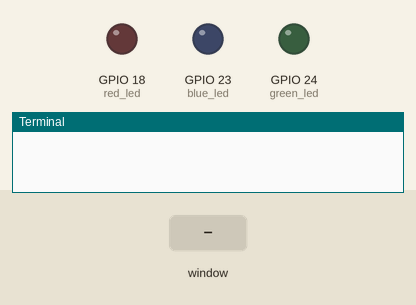
A program run on a simulated Raspberry Pi (BCM pin numbers). Parts: output pins drawn as LEDs (lit = HIGH), the last lines printed to the terminal. The inputs (shaded band) are chosen by the test bench. The desktop window is not drawn, its controls go by their first labels and the mouse button is held 0.15 s. At 5.8 s the program stops and its outputs stay as they are.

Above: at 1.2 s.
1.3 s: control labelled "Red LED" in the window clicked
At 1.8 s:
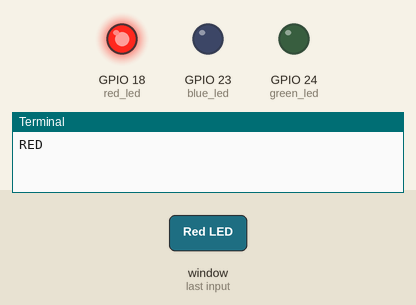
2.8 s: control labelled "Blue LED" in the window clicked
At 4.0 s:
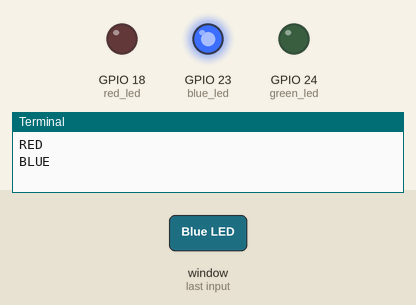
4.3 s: control labelled "Green LED" in the window clicked
At 5.3 s:
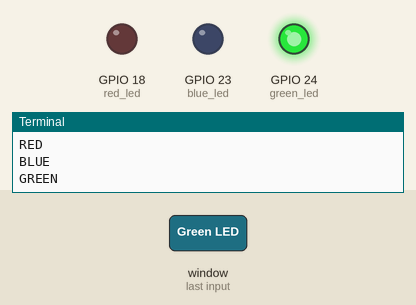
5.8 s: control labelled "Exit" in the window clicked
At 6.4 s:
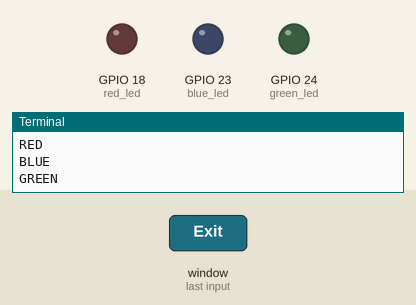
Timing chart, 0 to 7.3 s (numbered marks = the images above; inputs shaded):
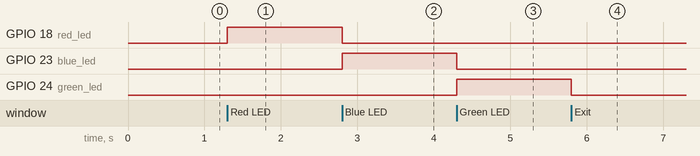

The program:

Task_5_2C_217330237.py
```python
import RPi.GPIO as GPIO
import time
from tkinter import *
import tkinter.font
from gpiozero import LED


# USE GPIO NUMBERS NOT PIN NUMBERS
GPIO.setmode(GPIO.BCM)

# PIN DEFINITION
red_led = LED(18)
blue_led = LED(23)
green_led = LED(24)

# GUI DEFINITIONS
win = Tk()
win.title("5.2C RPI - Making a GUI")
myFont = tkinter.font.Font(family = 'Arial', size = 12, weight = "bold")

topFrame = Frame(win)
topFrame.pack(side = TOP)
bottomFrame = Frame(win)
bottomFrame.pack(side = BOTTOM)

#VARIABLE DEFINITIONS
rad = StringVar()

# EVENT FUNCTIONS

def red_ledOn():
        radio_button_label.config(text = rad.get() + " LED radio button is selected")

        red_led.on()
        blue_led.off()
        green_led.off()

        print("RED")


def blue_ledOn():
        radio_button_label.config(text = rad.get() + " LED radio button is selected")

        red_led.off()
        blue_led.on()
        green_led.off()

        print("BLUE")

def green_ledOn():
        radio_button_label.config(text = rad.get() + " LED radio button is selected")

        red_led.off()
        blue_led.off()
        green_led.on()

        print("GREEN")

def close():
    GPIO.cleanup()
    win.destroy()

# WIDGETS

radio_button_label = Label(topFrame)
radio_button_label.pack()
radio_button_label.config(text = "No option selected")
R1 = Radiobutton(topFrame, text="Red LED", variable=rad, value = 'Red', command = red_ledOn)
R1.pack()
R2 = Radiobutton(topFrame, text="Blue LED", variable=rad, value = 'Blue', command = blue_ledOn)
R2.pack()
R3 = Radiobutton(topFrame, text="Green LED", variable=rad, value = 'Green', command = green_ledOn)
R3.pack()

exit_button = Button(win, text = 'Exit', font = myFont, command = close, bg = 'red')
exit_button.pack()


win.protocol("WM_DELETE_WINDOW", close) #EXIT CLEANLY

win.mainloop() # LOOP FOREVER
```

Measured:
- after the input at 1.3 s, GPIO 18 (red_led): LOW → HIGH at once
- after the input at 2.8 s, GPIO 18 (red_led): HIGH → LOW at once; GPIO 23 (blue_led): LOW → HIGH at once
- after the input at 4.3 s, GPIO 23 (blue_led): HIGH → LOW at once; GPIO 24 (green_led): LOW → HIGH at once
- after the input at 5.8 s, GPIO 24 (green_led): HIGH → LOW at once
